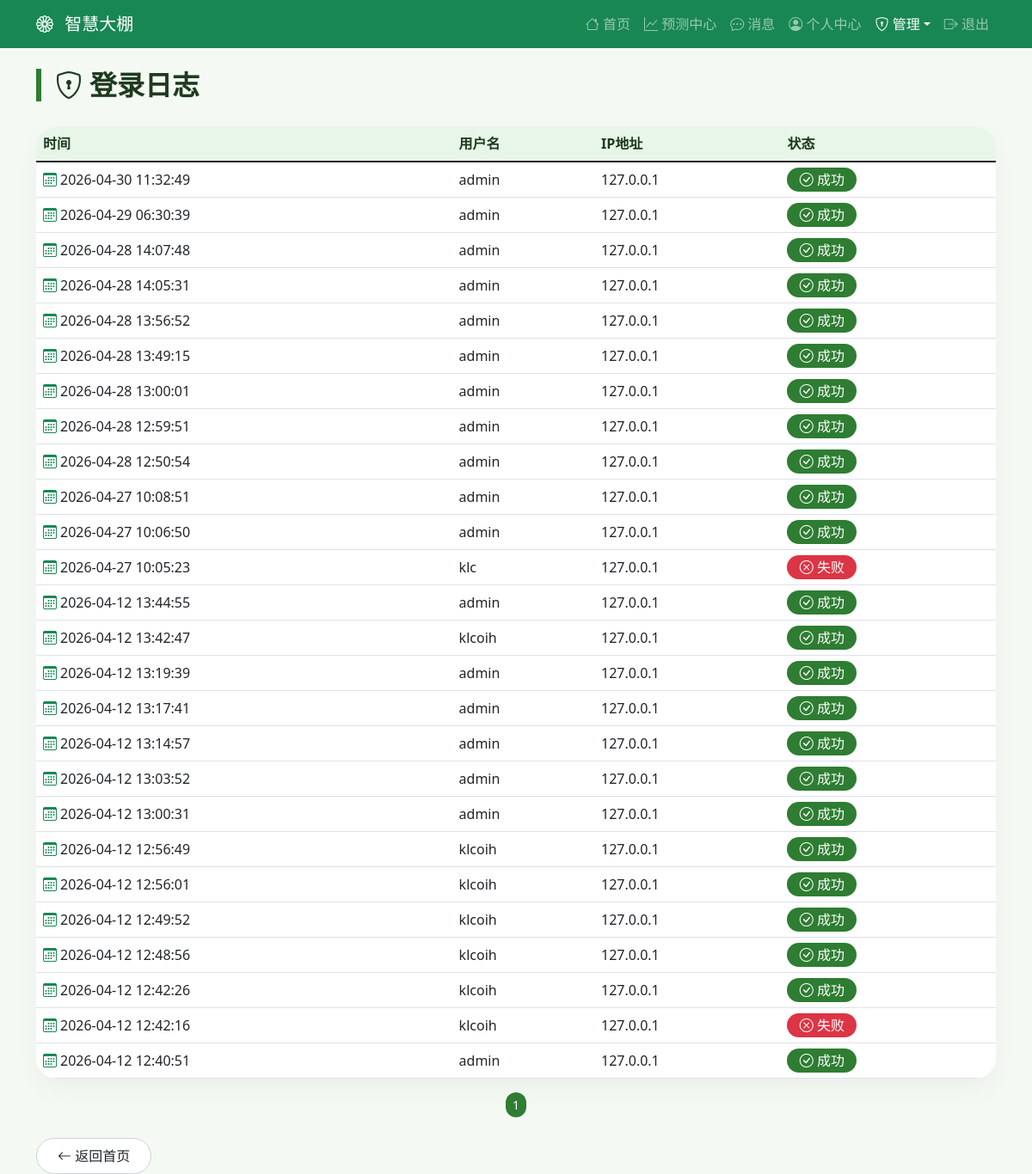
/admin/logs (signed in), run on the app's committed database.
### app.py (models this page shows)
class LoginLog(db.Model):
    id = db.Column(db.Integer, primary_key=True)
    user_id = db.Column(db.Integer, db.ForeignKey('user.id'), nullable=True)
    username = db.Column(db.String(80))
    ip_address = db.Column(db.String(45))
    user_agent = db.Column(db.String(300))
    success = db.Column(db.Boolean, default=False)
    timestamp = db.Column(db.DateTime, default=datetime.utcnow)

### app.py (the view)
@app.route('/admin/logs')
@login_required
@admin_required
def admin_logs():
    page = request.args.get('page', 1, type=int)
    pagination = LoginLog.query.order_by(LoginLog.timestamp.desc()).paginate(page=page, per_page=30)
    return render_template('admin_logs.html', pagination=pagination)

### app.py (called while the page is built)
@login_manager.user_loader
def load_user(user_id):
    return User.query.get(int(user_id))

def admin_required(f):
    @wraps(f)
    def decorated_function(*args, **kwargs):
        if not current_user.is_authenticated:
            return redirect(url_for('login'))
        if current_user.role != 'admin':
            abort(403)
        return f(*args, **kwargs)
    return decorated_function

### templates/admin_logs.html (shortened to what this page needs)
<!DOCTYPE html>
<html lang="zh">
<head>
    <link href="https://cdn.jsdelivr.net/npm/bootstrap@5.1.3/dist/css/bootstrap.min.css" rel="stylesheet">
    <link rel="stylesheet" href="https://cdn.jsdelivr.net/npm/bootstrap-icons@1.11.3/font/bootstrap-icons.min.css">
</head>
<body>
<nav class="navbar navbar-expand-lg navbar-dark bg-success">
    <div class="container">
        <a class="navbar-brand" href="{{ url_for('home') }}"><i class="bi bi-flower1"></i> 智慧大棚</a>
        <div class="collapse navbar-collapse" id="navbarNav">
            <ul class="navbar-nav ms-auto">
                <li class="nav-item"><a class="nav-link" href="{{ url_for('home') }}"><i class="bi bi-house"></i> 首页</a></li>
                <li class="nav-item"><a class="nav-link" href="{{ url_for('predict_center') }}"><i class="bi bi-graph-up"></i> 预测中心</a></li>
                <li class="nav-item"><a class="nav-link" href="{{ url_for('messages') }}"><i class="bi bi-chat-dots"></i> 消息</a></li>
                <li class="nav-item"><a class="nav-link" href="{{ url_for('profile') }}"><i class="bi bi-person-circle"></i> 个人中心</a></li>
                {% if current_user.role in ['admin', 'operator'] %}
                <li class="nav-item dropdown">
                    <a class="nav-link dropdown-toggle active" href="#" role="button" data-bs-toggle="dropdown"><i class="bi bi-shield-lock"></i> 管理</a>
                </li>
                {% endif %}
                <li class="nav-item"><a class="nav-link" href="{{ url_for('logout') }}"><i class="bi bi-box-arrow-right"></i> 退出</a></li>
            </ul>
        </div>
    </div>
</nav>
<div class="container mt-4">
    <div class="page-header">
        <h2><i class="bi bi-shield-lock me-2"></i>登录日志</h2>
    </div>
    <div class="card-custom">
        <div class="card-body p-0">
            <div class="table-responsive">
                <table class="table table-custom mb-0">
                    <thead>
                        <tr><th>时间</th><th>用户名</th><th>IP地址</th><th>状态</th></tr>
                    </thead>
                    <tbody>
                        {% for log in pagination.items %}
                        <tr>
                            <td><i class="bi bi-calendar3 me-1 text-success"></i>{{ log.timestamp.strftime('%Y-%m-%d %H:%M:%S') }}</td>
                            <td>{{ log.username }}</td>
                            <td>{{ log.ip_address }}</td>
                            <td>{% if log.success %}<span class="badge-success-custom"><i class="bi bi-check-circle"></i> 成功</span>{% else %}<span class="badge-danger-custom"><i class="bi bi-x-circle"></i> 失败</span>{% endif %}</td>
                        </tr>
                        {% else %}
                        <tr><td colspan="4" class="text-center text-muted py-4"><i class="bi bi-inbox fs-2 d-block mb-2 opacity-50"></i>暂无日志</td></tr>
                        {% endfor %}
                    </tbody>
                </table>
            </div>
        </div>
    </div>
    <nav class="mt-3">
        <ul class="pagination pagination-sm justify-content-center">
            {% for p in range(1, pagination.pages + 1) %}<li class="page-item {% if p == pagination.page %}active{% endif %}"><a class="page-link" href="{{ url_for('admin_logs', page=p) }}">{{ p }}</a></li>{% endfor %}
        </ul>
    </nav>
    <a href="{{ url_for('home') }}" class="btn btn-outline-secondary-custom mt-2"><i class="bi bi-arrow-left"></i> 返回首页</a>
</div>
</body>
</html>

### templates/admin_logs.html (style rules this page uses)
body { background: #f4f9f4; font-family: 'Segoe UI', system-ui, sans-serif; }
.navbar-brand i { margin-right: 8px; }
.page-header { margin-bottom: 1.8rem; }
.page-header h2 { font-weight: 600; color: #1e3a1e; border-left: 6px solid #2e7d32; padding-left: 1rem; }
.card-custom { border: none; border-radius: 24px; background: white; box-shadow: 0 12px 28px rgba(0, 30, 0, 0.04); overflow: hidden; }
.table-custom th { background: #e8f5e9; color: #1e3a1e; font-weight: 600; }
.badge-success-custom { background: #2e7d32; color: white; border-radius: 30px; padding: 0.2rem 0.9rem; }
.badge-danger-custom { background: #dc3545; color: white; border-radius: 30px; padding: 0.2rem 0.9rem; }
.pagination .page-link { border-radius: 20px; margin: 0 3px; border: none; color: #2e7d32; }
.pagination .page-item.active .page-link { background: #2e7d32; border-radius: 20px; }
.btn-outline-secondary-custom { border: 1px solid #ced4da; border-radius: 30px; padding: 0.5rem 1.5rem; background: white; }

### data on the page
LoginLog: timestamp "2026-04-30 11:32:49", username "admin", ip_address "127.0.0.1", success True (drawn)
LoginLog: timestamp "2026-04-29 06:30:39", username "admin", ip_address "127.0.0.1", success True (drawn)
LoginLog: timestamp "2026-04-28 14:07:48", username "admin", ip_address "127.0.0.1", success True (drawn)
LoginLog: timestamp "2026-04-28 14:05:31", username "admin", ip_address "127.0.0.1", success True (drawn)
LoginLog: timestamp "2026-04-28 13:56:52", username "admin", ip_address "127.0.0.1", success True (drawn)
LoginLog: timestamp "2026-04-28 13:49:15", username "admin", ip_address "127.0.0.1", success True (drawn)
LoginLog: timestamp "2026-04-28 13:00:01", username "admin", ip_address "127.0.0.1", success True (drawn)
LoginLog: timestamp "2026-04-28 12:59:51", username "admin", ip_address "127.0.0.1", success True (drawn)
LoginLog: timestamp "2026-04-28 12:50:54", username "admin", ip_address "127.0.0.1", success True (drawn)
LoginLog: timestamp "2026-04-27 10:08:51", username "admin", ip_address "127.0.0.1", success True (drawn)
LoginLog: timestamp "2026-04-27 10:06:50", username "admin", ip_address "127.0.0.1", success True (drawn)
LoginLog: timestamp "2026-04-27 10:05:23", username "klc", ip_address "127.0.0.1", success False (drawn)
LoginLog: timestamp "2026-04-12 13:44:55", username "admin", ip_address "127.0.0.1", success True (drawn)
LoginLog: timestamp "2026-04-12 13:42:47", username "klcoih", ip_address "127.0.0.1", success True (drawn)
LoginLog: timestamp "2026-04-12 13:19:39", username "admin", ip_address "127.0.0.1", success True (drawn)
LoginLog: timestamp "2026-04-12 13:17:41", username "admin", ip_address "127.0.0.1", success True (drawn)
LoginLog: timestamp "2026-04-12 13:14:57", username "admin", ip_address "127.0.0.1", success True (drawn)
LoginLog: timestamp "2026-04-12 13:03:52", username "admin", ip_address "127.0.0.1", success True (drawn)
LoginLog: timestamp "2026-04-12 13:00:31", username "admin", ip_address "127.0.0.1", success True (drawn)
LoginLog: timestamp "2026-04-12 12:56:49", username "klcoih", ip_address "127.0.0.1", success True (drawn)
LoginLog: timestamp "2026-04-12 12:56:01", username "klcoih", ip_address "127.0.0.1", success True (drawn)
LoginLog: timestamp "2026-04-12 12:49:52", username "klcoih", ip_address "127.0.0.1", success True (drawn)
LoginLog: timestamp "2026-04-12 12:48:56", username "klcoih", ip_address "127.0.0.1", success True (drawn)
LoginLog: timestamp "2026-04-12 12:42:26", username "klcoih", ip_address "127.0.0.1", success True (drawn)
LoginLog: timestamp "2026-04-12 12:42:16", username "klcoih", ip_address "127.0.0.1", success False (drawn)
LoginLog: timestamp "2026-04-12 12:40:51", username "admin", ip_address "127.0.0.1", success True (drawn)

### other printed values
{{ p }} "1"
